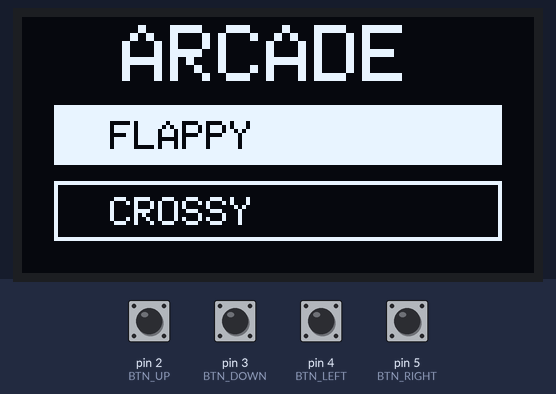
A sketch run on a simulated Arduino Uno, built with avr-gcc and run on an emulated ATmega328P. On the bench: 128×64 one-colour display. The test bench sets the inputs (shaded band); at power-on: pin 2 (BTN_UP), pin 3 (BTN_DOWN), pin 4 (BTN_LEFT), pin 5 (BTN_RIGHT) HIGH. Random numbers use the default seed unless the sketch sets one; EEPROM starts erased.

Above: at 3.4 s.
3.5 s: pin 4 (BTN_LEFT) pulled LOW for 0.15 s
At 4.61 s:
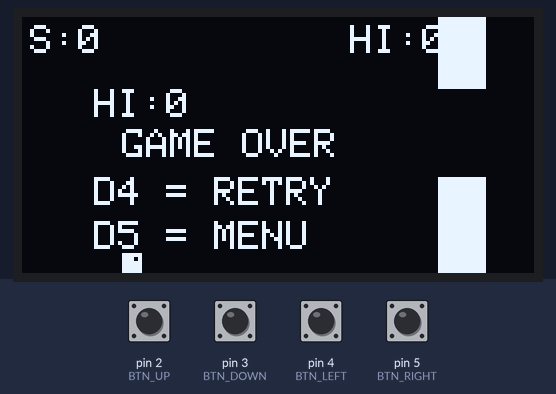
5.2 s: pin 4 (BTN_LEFT) pulled LOW for 1 s
At 6.79 s:
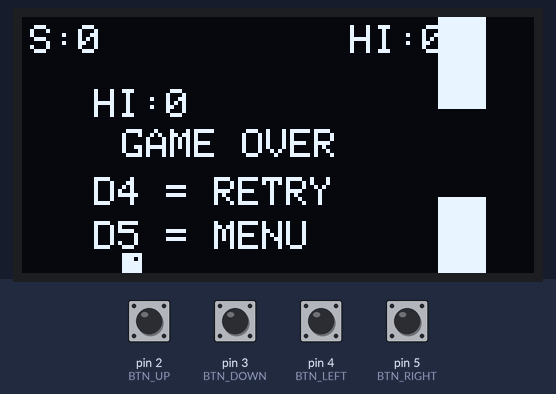
7.7 s: pin 5 (BTN_RIGHT) pulled LOW for 0.15 s
At 8.5 s:
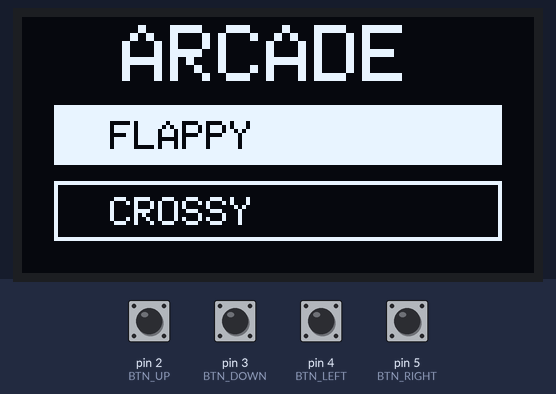
9.3 s: pin 2 (BTN_UP) pulled LOW for 0.15 s
At 9.8 s:
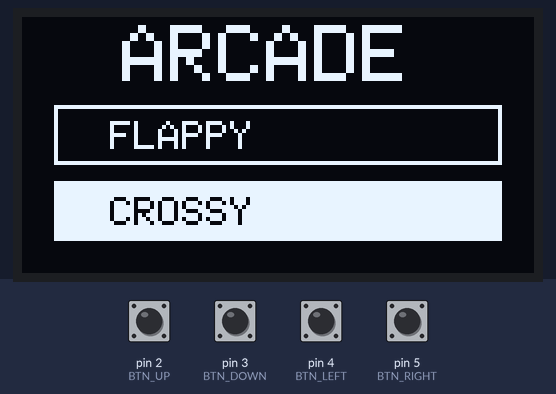
10.9 s: pin 5 (BTN_RIGHT) pulled LOW for 1 s
At 13.0 s:
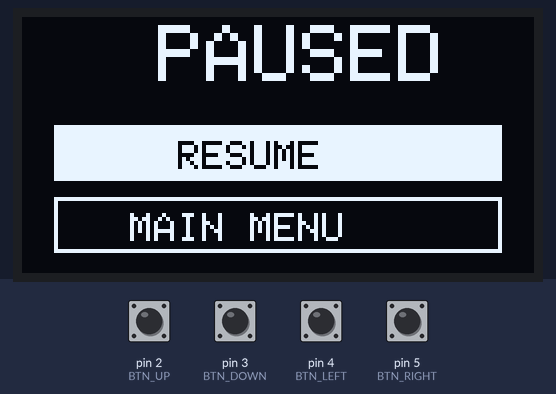
13.4 s: pin 3 (BTN_DOWN) pulled LOW for 0.15 s
At 14.0 s:
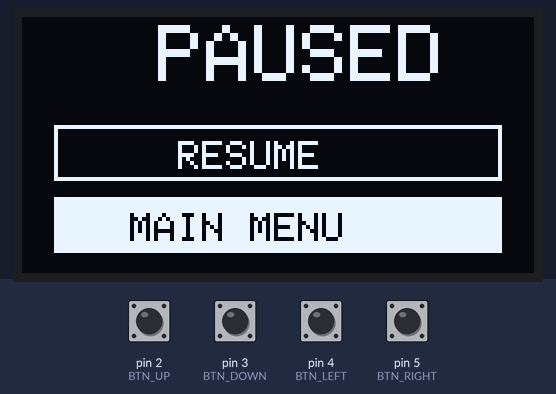
Timing chart, 0 to 16.0 s (numbered marks = the images above; inputs shaded):
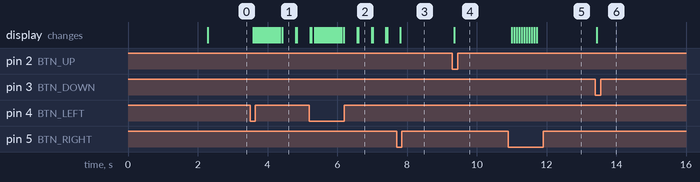

The sketch:

game.ino
```cpp
#include <Wire.h>
#include <Adafruit_GFX.h>
#include <Adafruit_SSD1306.h>
#include <EEPROM.h>


#define SCREEN_WIDTH 128
#define SCREEN_HEIGHT 64

Adafruit_SSD1306 display(SCREEN_WIDTH, SCREEN_HEIGHT, &Wire, -1);

#define BTN_UP     2
#define BTN_DOWN   3
#define BTN_LEFT   4
#define BTN_RIGHT  5


enum GameState {
  MENU,
  FLAPPY,
  CROSSY,
  PAUSED
};

GameState gameState = MENU;
GameState pausedGameState = MENU;

int menuSelection = 0;
int pauseSelection = 0;

const unsigned long PAUSE_HOLD_MS = 700;
bool pauseButtonWasDown = false;
bool pauseButtonTriggered = false;
unsigned long pauseButtonDownAt = 0;

const int FLAPPY_HIGH_SCORE_EEPROM_ADDR = 0;
const int CROSSY_HIGH_SCORE_EEPROM_ADDR = 2;

int flappyHighScore = 0;
int crossyHighScore = 0;


bool pressed(int pin) {
  return digitalRead(pin) == LOW;
}

bool buttonPressed(int pin) {
  static bool lastState[6] = {HIGH, HIGH, HIGH, HIGH, HIGH, HIGH};

  bool current = digitalRead(pin);
  bool result = false;

  if (current == LOW && lastState[pin] == HIGH) {
    result = true;
  }

  lastState[pin] = current;

  return result;
}

int rightButtonAction() {
  bool buttonDown = pressed(BTN_RIGHT);

  if (buttonDown) {
    if (!pauseButtonWasDown) {
      pauseButtonWasDown = true;
      pauseButtonTriggered = false;
      pauseButtonDownAt = millis();
    }

    if (!pauseButtonTriggered &&
        millis() - pauseButtonDownAt >= PAUSE_HOLD_MS) {
      pauseButtonTriggered = true;
      return 2;
    }

    return 0;
  }

  if (pauseButtonWasDown) {
    pauseButtonWasDown = false;

    if (!pauseButtonTriggered)
      return 1;
  }

  return 0;
}

int readHighScore(int address) {
  int score = (int)((uint8_t)EEPROM.read(address) |
    ((uint8_t)EEPROM.read(address + 1) << 8));

  if (score == 65535)
    return 0;

  return score;
}

void saveHighScore(int address, int score) {
  if (score < 0)
    score = 0;

  EEPROM.update(address, (byte)(score & 0xFF));
  EEPROM.update(address + 1, (byte)((score >> 8) & 0xFF));
}


float birdY;
float birdVelocity;

const int birdX = 25;
const int birdSize = 5;

float pipeX;
int pipeGapY;

const int pipeWidth = 12;
const int pipeGap = 23;

int flappyScore;
bool flappyGameOver;


int playerX;
int playerY;

const int playerSize = 5;

int roadOffset = 0;
int crossyScore;

bool crossyGameOver;

struct Car {
  int x;
  int y;
  int speed;
  int width;
};

Car cars[8];


void setup() {

  pinMode(BTN_UP, INPUT_PULLUP);
  pinMode(BTN_DOWN, INPUT_PULLUP);
  pinMode(BTN_LEFT, INPUT_PULLUP);
  pinMode(BTN_RIGHT, INPUT_PULLUP);

  randomSeed(analogRead(A0));

  if (!display.begin(SSD1306_SWITCHCAPVCC, 0x3C)) {
    while (true);
  }

  display.clearDisplay();
  display.setTextColor(SSD1306_WHITE);

  flappyHighScore = readHighScore(FLAPPY_HIGH_SCORE_EEPROM_ADDR);
  crossyHighScore = readHighScore(CROSSY_HIGH_SCORE_EEPROM_ADDR);

  showSplash();

  delay(1000);
}

// ============================================================
// MAIN LOOP
// ============================================================

void loop() {

  if (gameState == MENU) {
    menuLoop();
  }

  else if (gameState == FLAPPY) {
    flappyLoop();
  }

  else if (gameState == CROSSY) {
    crossyLoop();
  }

  else if (gameState == PAUSED) {
    pauseMenuLoop();
  }
}

// ============================================================
// SPLASH SCREEN
// ============================================================

void showSplash() {

  display.clearDisplay();

  display.setTextSize(2);
  display.setCursor(18, 15);
  display.println("NANO");

  display.setCursor(10, 35);
  display.println("ARCADE");

  display.display();

  delay(1200);
}

// ============================================================
// MENU
// ============================================================

void menuLoop() {

  if (buttonPressed(BTN_UP)) {
    menuSelection--;

    if (menuSelection < 0)
      menuSelection = 1;
  }

  if (buttonPressed(BTN_DOWN)) {
    menuSelection++;

    if (menuSelection > 1)
      menuSelection = 0;
  }

  if (buttonPressed(BTN_LEFT) ||
      buttonPressed(BTN_RIGHT)) {

    if (menuSelection == 0) {
      startFlappy();
    }

    else {
      startCrossy();
    }
  }

  drawMenu();
}

// ============================================================
// DRAW MENU
// ============================================================

void drawMenu() {

  display.clearDisplay();

  display.setTextSize(2);
  display.setCursor(25, 2);
  display.println("ARCADE");

  display.setTextSize(1);

  // Flappy
  if (menuSelection == 0) {
    display.fillRect(8, 22, 112, 15, SSD1306_WHITE);

    display.setTextColor(SSD1306_BLACK);
    display.setCursor(22, 26);
    display.println("FLAPPY");

    display.setTextColor(SSD1306_WHITE);
  }

  else {
    display.drawRect(8, 22, 112, 15, SSD1306_WHITE);

    display.setCursor(22, 26);
    display.println("FLAPPY");
  }

  // Crossy
  if (menuSelection == 1) {
    display.fillRect(8, 41, 112, 15, SSD1306_WHITE);

    display.setTextColor(SSD1306_BLACK);
    display.setCursor(22, 45);
    display.println("CROSSY");

    display.setTextColor(SSD1306_WHITE);
  }

  else {
    display.drawRect(8, 41, 112, 15, SSD1306_WHITE);

    display.setCursor(22, 45);
    display.println("CROSSY");
  }

  display.display();

  delay(30);
}

// ============================================================
// PAUSE MENU
// ============================================================

void pauseMenuLoop() {

  if (buttonPressed(BTN_UP) || buttonPressed(BTN_DOWN)) {
    pauseSelection = 1 - pauseSelection;
  }

  if (buttonPressed(BTN_LEFT)) {
    if (pauseSelection == 0)
      gameState = pausedGameState;
    else
      gameState = MENU;

    return;
  }

  display.clearDisplay();
  display.setTextSize(2);
  display.setCursor(34, 2);
  display.println("PAUSED");

  display.setTextSize(1);
  if (pauseSelection == 0) {
    display.fillRect(8, 27, 112, 14, SSD1306_WHITE);
    display.setTextColor(SSD1306_BLACK);
    display.setCursor(39, 31);
    display.println("RESUME");
    display.setTextColor(SSD1306_WHITE);
  } else {
    display.drawRect(8, 27, 112, 14, SSD1306_WHITE);
    display.setCursor(39, 31);
    display.println("RESUME");
  }

  if (pauseSelection == 1) {
    display.fillRect(8, 45, 112, 14, SSD1306_WHITE);
    display.setTextColor(SSD1306_BLACK);
    display.setCursor(27, 49);
    display.println("MAIN MENU");
    display.setTextColor(SSD1306_WHITE);
  } else {
    display.drawRect(8, 45, 112, 14, SSD1306_WHITE);
    display.setCursor(27, 49);
    display.println("MAIN MENU");
  }

  display.display();
  delay(30);
}

// ============================================================
// FLAPPY START
// ============================================================

void startFlappy() {

  gameState = FLAPPY;

  birdY = 32;
  birdVelocity = 0;

  pipeX = 128;

  pipeGapY = random(15, 45);

  flappyScore = 0;

  flappyGameOver = false;
}

// ============================================================
// FLAPPY LOOP
// ============================================================

void flappyLoop() {

  if (flappyGameOver) {

    if (flappyScore > flappyHighScore) {
      flappyHighScore = flappyScore;
      saveHighScore(FLAPPY_HIGH_SCORE_EEPROM_ADDR, flappyHighScore);
    }

    drawFlappy();

    display.setTextSize(1);
    display.setCursor(18, 18);
    display.print("HI:");
    display.print(flappyHighScore);

    display.setCursor(25, 28);
    display.println("GAME OVER");

    display.setCursor(18, 40);
    display.println("D4 = RETRY");

    display.setCursor(18, 51);
    display.println("D5 = MENU");

    display.display();

    if (buttonPressed(BTN_LEFT)) {
      startFlappy();
    }

    if (buttonPressed(BTN_RIGHT)) {
      gameState = MENU;
    }

    delay(80);

    return;
  }

  int rightAction = rightButtonAction();
  if (rightAction == 2) {
    pausedGameState = FLAPPY;
    pauseSelection = 0;
    gameState = PAUSED;
    return;
  }

  // Flap
  if (buttonPressed(BTN_LEFT)) {
    birdVelocity = -2.8;
  }

  // Gravity
  birdVelocity += 0.18;

  birdY += birdVelocity;

  // Pipe movement
  pipeX -= 1.4;

  // New pipe
  if (pipeX < -pipeWidth) {

    pipeX = 128;

    pipeGapY = random(14, 45);

    flappyScore++;
  }

  // Collision with top/bottom
  if (birdY < 0 ||
      birdY + birdSize > 63) {

    flappyGameOver = true;
  }

  // Pipe collision
  if (birdX + birdSize > pipeX &&
      birdX < pipeX + pipeWidth) {

    if (birdY < pipeGapY - pipeGap / 2 ||
        birdY + birdSize > pipeGapY + pipeGap / 2) {

      flappyGameOver = true;
    }
  }

  // Draw
  drawFlappy();

  delay(20);
}

// ============================================================
// DRAW FLAPPY
// ============================================================

void drawFlappy() {

  display.clearDisplay();

  // Score
  display.setTextSize(1);
  display.setCursor(2, 2);
  display.print("S:");
  display.print(flappyScore);

  display.setCursor(82, 2);
  display.print("HI:");
  display.print(flappyHighScore);

  // Bird
  display.fillRect(
    birdX,
    (int)birdY,
    birdSize,
    birdSize,
    SSD1306_WHITE
  );

  // Bird eye
  display.drawPixel(
    birdX + 3,
    (int)birdY + 1,
    SSD1306_BLACK
  );

  // Pipe top
  display.fillRect(
    pipeX,
    0,
    pipeWidth,
    pipeGapY - pipeGap / 2,
    SSD1306_WHITE
  );

  // Pipe bottom
  display.fillRect(
    pipeX,
    pipeGapY + pipeGap / 2,
    pipeWidth,
    64 - (pipeGapY + pipeGap / 2),
    SSD1306_WHITE
  );

  display.display();
}

// ============================================================
// CROSSY START
// ============================================================

void startCrossy() {

  gameState = CROSSY;

  playerX = 62;
  playerY = 56;

  crossyScore = 0;

  crossyGameOver = false;

  roadOffset = 0;

  // Create cars
  for (int i = 0; i < 8; i++) {

    cars[i].x = random(-20, 128);
    cars[i].y = 12 + (i / 2) * 10;

    cars[i].speed = (i % 2 == 0) ? 1 : -1;

    cars[i].width = random(8, 15);
  }
}

// ============================================================
// CROSSY LOOP
// ============================================================

void crossyLoop() {

  if (crossyGameOver) {

    if (crossyScore > crossyHighScore) {
      crossyHighScore = crossyScore;
      saveHighScore(CROSSY_HIGH_SCORE_EEPROM_ADDR, crossyHighScore);
    }

    drawCrossy();

    display.setTextSize(1);

    display.setCursor(18, 18);
    display.print("HI:");
    display.print(crossyHighScore);

    display.setCursor(25, 27);
    display.println("GAME OVER");

    display.setCursor(18, 40);
    display.println("D4 = RETRY");

    display.setCursor(18, 51);
    display.println("D5 = MENU");

    display.display();

    if (buttonPressed(BTN_LEFT)) {
      startCrossy();
    }

    if (buttonPressed(BTN_RIGHT)) {
      gameState = MENU;
    }

    delay(80);

    return;
  }

  int rightAction = rightButtonAction();
  if (rightAction == 2) {
    pausedGameState = CROSSY;
    pauseSelection = 0;
    gameState = PAUSED;
    return;
  }

  if (buttonPressed(BTN_UP)) {

    playerY -= 6;

    if (playerY < 5)
      playerY = 5;

    crossyScore++;
  }

  if (buttonPressed(BTN_DOWN)) {

    playerY += 6;

    if (playerY > 57)
      playerY = 57;
  }

  if (buttonPressed(BTN_LEFT)) {

    playerX -= 6;

    if (playerX < 0)
      playerX = 0;
  }

  if (rightAction == 1) {

    playerX += 6;

    if (playerX > 123)
      playerX = 123;
  }


  for (int i = 0; i < 8; i++) {

    cars[i].x += cars[i].speed;


    if (cars[i].speed > 0 &&
        cars[i].x > 128) {

      cars[i].x = -cars[i].width;
    }

    if (cars[i].speed < 0 &&
        cars[i].x < -cars[i].width) {

      cars[i].x = 128;
    }


    if (playerX + playerSize > cars[i].x &&
        playerX < cars[i].x + cars[i].width &&
        playerY + playerSize > cars[i].y &&
        playerY < cars[i].y + 6) {

      crossyGameOver = true;
    }
  }


  if (playerY <= 5) {

    crossyScore++;

    playerY = 57;


    for (int i = 0; i < 8; i++) {

      if (cars[i].speed > 0)
        cars[i].speed++;

      else
        cars[i].speed--;
    }
  }

  drawCrossy();

  delay(40);
}


void drawCrossy() {

  display.clearDisplay();


  display.setTextSize(1);
  display.setCursor(2, 2);
  display.print("S:");
  display.print(crossyScore);

  display.setCursor(82, 2);
  display.print("HI:");
  display.print(crossyHighScore);


  display.fillRect(
    0,
    0,
    128,
    10,
    SSD1306_WHITE
  );

  display.fillRect(
    0,
    54,
    128,
    10,
    SSD1306_WHITE
  );


  display.fillRect(
    0,
    10,
    128,
    44,
    SSD1306_BLACK
  );


  for (int y = 15; y < 54; y += 10) {

    for (int x = 0; x < 128; x += 16) {

      display.drawLine(
        x,
        y,
        x + 7,
        y,
        SSD1306_WHITE
      );
    }
  }


  for (int i = 0; i < 8; i++) {

    display.fillRect(
      cars[i].x,
      cars[i].y,
      cars[i].width,
      6,
      SSD1306_WHITE
    );


    display.drawPixel(
      cars[i].x + 2,
      cars[i].y + 5,
      SSD1306_BLACK
    );

    display.drawPixel(
      cars[i].x + cars[i].width - 3,
      cars[i].y + 5,
      SSD1306_BLACK
    );
  }


  display.fillRect(
    playerX,
    playerY,
    playerSize,
    playerSize,
    SSD1306_WHITE
  );


  display.drawPixel(
    playerX + 1,
    playerY + 1,
    SSD1306_BLACK
  );

  display.drawPixel(
    playerX + 3,
    playerY + 1,
    SSD1306_BLACK
  );

  display.display();
}
```

Measured:
- after the input at 3.5 s, the display: first changes after 0.09 s (image 1 shows a later state)
- after the input at 9.3 s, the display: changes after 0.05 s (image 4)
- after the input at 10.9 s, the display: first changes after 0.11 s (image 5 shows a later state)
- after the input at 13.4 s, the display: changes after 0.05 s (image 6)
